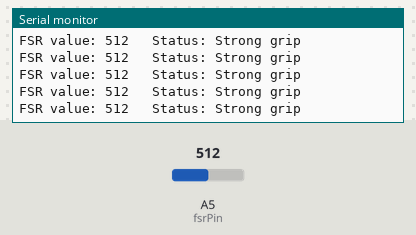
Simulated run of this sketch. Board: Arduino Uno, built with avr-gcc and run on an emulated ATmega328P. Shown: the last lines printed to the serial monitor. The inputs (shaded band) are chosen by the test bench; at power-on: A5 (fsrPin) = 512.

Above: at 1.2 s.
1.3 s: A5 (fsrPin) set to 486
At 1.33 s:
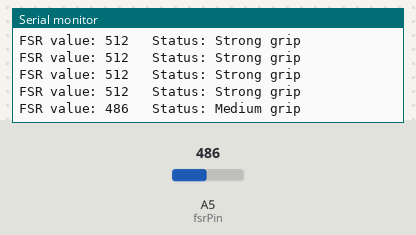
3.2 s: A5 (fsrPin) set to 313
At 3.2 s:
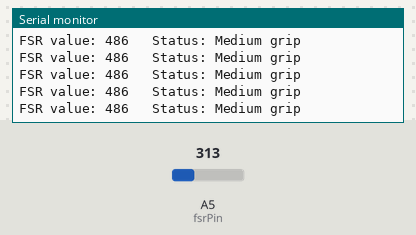
4.7 s: A5 (fsrPin) set to 291
At 4.72 s:
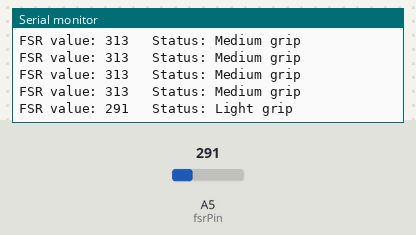
6.6 s: A5 (fsrPin) set to 104
At 6.64 s:
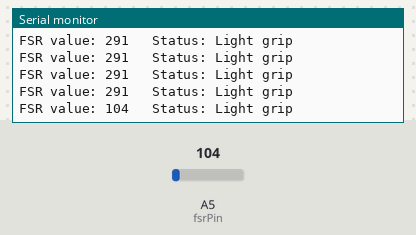
8.1 s: A5 (fsrPin) set to 89
At 8.16 s:
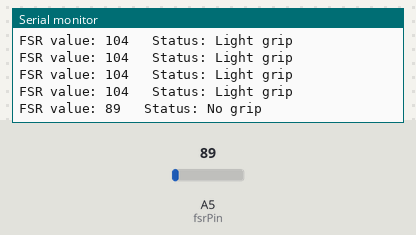

The sketch:

SqueezeTest.ino
```cpp
const int fsrPin = A5;

void setup() {
  Serial.begin(115200);
}

void loop() {
  int fsrValue = analogRead(fsrPin);

  Serial.print("FSR value: ");
  Serial.print(fsrValue);
  Serial.print("   Status: ");

  if (fsrValue < 100) {
    Serial.println("No grip");
  }
  else if (fsrValue < 300) {
    Serial.println("Light grip");
  }
  else if (fsrValue < 500) {
    Serial.println("Medium grip");
  }
  else {
    Serial.println("Strong grip");
  }

  delay(50);
}
```

dfplayercode.c
```cpp
#include <SoftwareSerial.h>
#include <DFRobotDFPlayerMini.h>

SoftwareSerial mySerial(4,5); // RX, TX
DFRobotDFPlayerMini myDFPlayer;

void setup() {
  Serial.begin(9600);
  mySerial.begin(9600);

  if (!myDFPlayer.begin(mySerial)) {
    Serial.println("DFPlayer not detected!");
    while (true);
  }

  Serial.println("DFPlayer ready");

  myDFPlayer.volume(20);   // volume (0–30)
  delay(1000);

  myDFPlayer.play(1);      // plays 0001.mp3
}

void loop() {
  // nothing needed
}
```

OG_lcd_code.cpp
```cpp
#include <Adafruit_GFX.h>
#include <Adafruit_ILI9341.h>
#include <Adafruit_FT6206.h>
#include <Wire.h>
#include <SPI.h>

#define TFT_CS    10
#define TFT_DC     9
#define TFT_RST    8
#define BTN_CLIMB  1
#define BTN_FAIL   0

Adafruit_ILI9341 tft = Adafruit_ILI9341(TFT_CS, TFT_DC, TFT_RST);
Adafruit_FT6206  ts  = Adafruit_FT6206();

#define SCREEN_W      240
#define SCREEN_H      320
#define TOTAL_LEVELS  99
#define LEVELS_PER_BG 10
#define WALL_X        20
#define WALL_W        200
#define CX            120
#define LEDGE_SPACING 28
#define BOTTOM_LEDGE  300
#define SPR_X         (CX - 30)
#define SPR_Y_OFF     55
#define SPR_W         60
#define SPR_H         58

#define COL_CLIMB_L  (CX - 22)
#define COL_CLIMB_R  (CX + 22)
#define HAND_Y_OFF    46

#define COL_DECO_L   50
#define COL_DECO_R   190
#define DECO_COUNT   6

#define COL_WALL      tft.color565(220, 218, 212)
#define COL_WALL_DARK tft.color565(195, 192, 186)
#define COL_WALL_LITE tft.color565(235, 233, 228)
#define COL_FLOOR     tft.color565(80,  60,  40)
#define COL_FLOOR_LN  tft.color565(60,  45,  28)
#define COL_CEIL      tft.color565(50,  50,  60)
#define COL_CEIL_BEAM tft.color565(70,  70,  85)
#define COL_LEDGE     tft.color565(160, 155, 148)

int  currentLevel = 0;
int  bgLevel      = 0;

uint8_t climbColIdx[LEVELS_PER_BG + 1];
bool    climbLeft[LEVELS_PER_BG + 1];

int16_t decoLY[DECO_COUNT];
int16_t decoRY[DECO_COUNT];
uint8_t decoLCol[DECO_COUNT];
uint8_t decoRCol[DECO_COUNT];

uint16_t prng(uint16_t s) { return (s * 31337 + 1) & 0x7FFF; }

uint16_t holdColor(uint8_t i) {
  uint16_t cols[10];
  cols[0] = tft.color565(230,  40,  40);
  cols[1] = tft.color565( 40, 160,  40);
  cols[2] = tft.color565( 30,  80, 220);
  cols[3] = tft.color565(230, 180,   0);
  cols[4] = tft.color565(210,  60, 210);
  cols[5] = tft.color565(240, 120,   0);
  cols[6] = tft.color565(  0, 180, 200);
  cols[7] = tft.color565(220,  30, 120);
  cols[8] = tft.color565( 80, 200,  80);
  cols[9] = tft.color565(255, 255,  80);
  return cols[i % 10];
}

bool readTouch(int &x, int &y) {
  if (!ts.touched()) return false;
  TS_Point p = ts.getPoint();
  x = map(p.x, 240, 0, 0, 240);
  y = map(p.y, 320, 0, 0, 320);
  return true;
}
bool touchInRegion(int rx, int ry, int rw, int rh) {
  int x, y;
  if (!readTouch(x, y)) return false;
  return x >= rx && x <= rx + rw && y >= ry && y <= ry + rh;
}

bool btnClimb() { return digitalRead(BTN_CLIMB) == LOW; }
bool btnFail()  { return digitalRead(BTN_FAIL)  == LOW; }

int ledgeY(int localLvl) {
  return BOTTOM_LEDGE - (localLvl * LEDGE_SPACING);
}

// hold X and Y for a given local level
int climbHoldX(int i) { return climbLeft[i] ? COL_CLIMB_L : COL_CLIMB_R; }
int climbHoldY(int i) { return ledgeY(i) - HAND_Y_OFF; }

void generateHolds() {
  uint16_t s = (uint16_t)(bgLevel * 173 + 29);
  bool lastLeft = false;
  int sameCount = 0;
  for (int i = 0; i <= LEVELS_PER_BG; i++) {
    s = prng(s);
    bool goLeft;
    if (sameCount >= 2) {
      goLeft = !lastLeft;
      sameCount = 1;
    } else {
      goLeft = (s % 2 == 0);
      sameCount = (goLeft == lastLeft) ? sameCount + 1 : 1;
    }
    lastLeft = goLeft;
    climbLeft[i] = goLeft;
    s = prng(s);
    climbColIdx[i] = s % 10;
  }
  for (int i = 0; i < DECO_COUNT; i++) {
    int bandH = 260 / DECO_COUNT;
    int baseY = 30 + i * bandH;
    s = prng(s); decoLY[i]   = baseY + (s % bandH);
    s = prng(s); decoLCol[i] = s % 10;
    s = prng(s); decoRY[i]   = baseY + (s % bandH);
    s = prng(s); decoRCol[i] = s % 10;
  }
}

void drawHold(int x, int y, uint16_t color) {
  tft.fillCircle(x, y, 6, color);
  tft.drawCircle(x, y, 7, tft.color565(80, 80, 80));
  tft.fillCircle(x - 2, y - 2, 2, ILI9341_WHITE);
  tft.drawPixel(x, y, tft.color565(200, 200, 200));
}

void drawAllHolds() {
  for (int i = 0; i <= LEVELS_PER_BG; i++) {
    int hy = climbHoldY(i);
    if (hy < 25 || hy > SCREEN_H) continue;
    // alternate left/right to match sprite hand alternation
    int hx = (i % 2 == 0) ? COL_CLIMB_L : COL_CLIMB_R;
    drawHold(hx, hy, holdColor(climbColIdx[i]));
  }
  for (int i = 0; i < DECO_COUNT; i++) {
    drawHold(COL_DECO_L, decoLY[i], holdColor(decoLCol[i]));
    drawHold(COL_DECO_R, decoRY[i], holdColor(decoRCol[i]));
  }
}

void drawHoldsInBand(int topY, int botY) {
  int t = topY - 10;
  int b = botY + 10;
  int local = currentLevel % LEVELS_PER_BG;
  for (int i = max(0, local - 1); i <= min(LEVELS_PER_BG, local + 2); i++) {
    int hy = climbHoldY(i);
    int hx = (i % 2 == 0) ? COL_CLIMB_L : COL_CLIMB_R;
    if (hy >= t && hy <= b)
      drawHold(hx, hy, holdColor(climbColIdx[i]));
  }
  // deco holds — only if within sprite X range
  for (int i = 0; i < DECO_COUNT; i++) {
    if (decoLY[i] >= t && decoLY[i] <= b &&
        COL_DECO_L >= SPR_X - 10 && COL_DECO_L <= SPR_X + SPR_W + 10)
      drawHold(COL_DECO_L, decoLY[i], holdColor(decoLCol[i]));
    if (decoRY[i] >= t && decoRY[i] <= b &&
        COL_DECO_R >= SPR_X - 10 && COL_DECO_R <= SPR_X + SPR_W + 10)
      drawHold(COL_DECO_R, decoRY[i], holdColor(decoRCol[i]));
  }
}

void drawWallPanel(int x, int y, int w, int h) {
  tft.fillRect(x, y, w, h, COL_WALL);
  for (int px = x; px < x + w; px += 40) {
    tft.drawFastVLine(px,     y, h, COL_WALL_DARK);
    tft.drawFastVLine(px + 1, y, h, COL_WALL_LITE);
  }
  for (int py = y; py < y + h; py += 32) {
    tft.drawFastHLine(x, py,     w, COL_WALL_DARK);
    tft.drawFastHLine(x, py + 1, w, COL_WALL_LITE);
  }
  for (int px = x + 40; px < x + w; px += 40)
    for (int py = y + 32; py < y + h; py += 32) {
      tft.fillCircle(px, py, 2, COL_WALL_DARK);
      tft.drawPixel(px - 1, py - 1, COL_WALL_LITE);
    }
}

void drawWallBorders() {
  tft.fillRect(0, 0, WALL_X, SCREEN_H, tft.color565(100, 95, 90));
  tft.drawFastVLine(WALL_X - 1, 0, SCREEN_H, tft.color565(60, 55, 50));
  tft.fillRect(WALL_X + WALL_W, 0, SCREEN_W - WALL_X - WALL_W, SCREEN_H, tft.color565(100, 95, 90));
  tft.drawFastVLine(WALL_X + WALL_W, 0, SCREEN_H, tft.color565(60, 55, 50));
}

void drawFloor() {
  int fy = 285;
  tft.fillRect(0, fy, SCREEN_W, SCREEN_H - fy, COL_FLOOR);
  for (int x = 0; x < SCREEN_W; x += 20)
    tft.drawFastVLine(x, fy, SCREEN_H - fy, COL_FLOOR_LN);
  tft.drawFastHLine(0, fy,     SCREEN_W, tft.color565(120, 90, 55));
  tft.drawFastHLine(0, fy + 1, SCREEN_W, tft.color565(60,  45, 28));
  tft.setTextSize(1);
  tft.setTextColor(tft.color565(120, 90, 55));
  tft.setCursor(82, fy + 8);
  tft.print("CRASH PAD");
}

void drawCeiling() {
  tft.fillRect(0, 25, SCREEN_W, 18, COL_CEIL);
  for (int x = 0; x < SCREEN_W; x += 50)
    tft.fillRect(x, 25, 10, 18, COL_CEIL_BEAM);
  tft.drawFastHLine(0, 43, SCREEN_W, tft.color565(30, 30, 40));
  for (int x = 25; x < SCREEN_W; x += 50) {
    tft.drawFastVLine(x, 43, 8, tft.color565(180, 180, 190));
    tft.fillCircle(x, 52, 3, tft.color565(160, 160, 170));
    tft.drawPixel(x - 1, 50, ILI9341_WHITE);
  }

}

void drawBackground() {
  tft.fillScreen(COL_WALL);  // clear first to avoid white flash
  drawWallPanel(WALL_X, 25, WALL_W, SCREEN_H - 25);
  drawWallBorders();
  if (currentLevel < LEVELS_PER_BG)       drawFloor();
  else if (currentLevel >= 90)            drawCeiling();
  generateHolds();
  drawAllHolds();
}

void drawResetButton() {
  tft.fillRoundRect(190, 2, 46, 20, 4, tft.color565(180, 40, 40));
  tft.setTextSize(1);
  tft.setTextColor(ILI9341_WHITE);
  tft.setCursor(196, 8);
  tft.print("RESET");
}

void drawUI() {
  tft.fillRect(0, 0, 185, 24, ILI9341_BLACK);
  tft.setTextSize(1);
  tft.setTextColor(ILI9341_WHITE);
  tft.setCursor(4, 4);
  tft.print("Lvl ");
  tft.print(currentLevel);
  tft.print("/");
  tft.print(TOTAL_LEVELS);
  int barW = map(currentLevel, 0, TOTAL_LEVELS, 0, 120);
  tft.fillRect(55, 5, 120, 6, tft.color565(40, 40, 40));
  tft.fillRect(55, 5, barW,  6, ILI9341_GREEN);
  drawResetButton();
}

void repairWall(int top, int bot) {
  tft.fillRect(SPR_X, top, SPR_W, bot - top, COL_WALL);
  for (int px = WALL_X; px < WALL_X + WALL_W; px += 40) {
    if (px >= SPR_X && px <= SPR_X + SPR_W) {
      tft.drawFastVLine(px,     top, bot - top, COL_WALL_DARK);
      tft.drawFastVLine(px + 1, top, bot - top, COL_WALL_LITE);
    }
  }
  for (int py = 0; py < SCREEN_H; py += 32) {
    if (py >= top && py <= bot) {
      tft.drawFastHLine(SPR_X, py,     SPR_W, COL_WALL_DARK);
      tft.drawFastHLine(SPR_X, py + 1, SPR_W, COL_WALL_LITE);
    }
  }
}

void eraseSprite(int ly) {
  int top = max(25, ly - SPR_Y_OFF);
  int bot = min(SCREEN_H, ly + 5);
  repairWall(top, bot);
  if (currentLevel < LEVELS_PER_BG && bot >= 285) drawFloor();
  // redraw current hold and up to 2 below
  int local = currentLevel % LEVELS_PER_BG;
  for (int i = local; i >= max(0, local - 3); i--) {
    int hy = climbHoldY(i);
    int hx = (i % 2 == 0) ? COL_CLIMB_L : COL_CLIMB_R;
    drawHold(hx, hy, holdColor(climbColIdx[i]));
  }
}

void drawSprite(int ly, int pose) {
  uint16_t skin  = tft.color565(255, 200, 150);
  uint16_t shirt = tft.color565(200,  50,  50);
  uint16_t pants = tft.color565( 50,  50, 140);
  uint16_t shoe  = tft.color565( 30,  20,  10);
  uint16_t helm  = tft.color565(255, 200,   0);
  int y = ly;
  tft.fillRect(CX - 10, y - 4,  9, 5, shoe);
  tft.fillRect(CX + 2,  y - 4,  9, 5, shoe);
  tft.fillRect(CX - 8,  y - 17, 6, 13, pants);
  tft.fillRect(CX + 2,  y - 17, 6, 13, pants);
  tft.fillRect(CX - 9,  y - 31, 19, 15, shirt);
  tft.fillCircle(CX, y - 41, 9, skin);
  tft.fillRect(CX - 8, y - 51, 17, 8, helm);
  tft.fillRect(CX - 9, y - 45, 19, 4, helm);
  if (pose == 0) {
    tft.fillRect(CX - 19, y - 29, 10, 4, shirt);
    tft.fillRect(CX + 9,  y - 29, 10, 4, shirt);
    tft.fillRect(CX - 22, y - 29,  4, 4, skin);
    tft.fillRect(CX + 19, y - 29,  4, 4, skin);
  } else {
    // reach toward the NEXT level's hold
    bool reachLeft = (currentLevel % 2 == 0);
    int hx = reachLeft ? COL_CLIMB_L : COL_CLIMB_R;
    int hy = y - HAND_Y_OFF;
    if (reachLeft) {
      tft.drawLine(CX - 8, y - 28, hx, hy, shirt);
      tft.drawLine(CX - 7, y - 28, hx, hy, shirt);
      tft.drawLine(CX - 6, y - 28, hx, hy, shirt);
      tft.fillCircle(hx, hy, 3, skin);
      tft.fillRect(CX + 9,  y - 29, 10, 4, shirt);
      tft.fillRect(CX + 19, y - 29,  4, 4, skin);
    } else {
      tft.drawLine(CX + 8,  y - 28, hx, hy, shirt);
      tft.drawLine(CX + 9,  y - 28, hx, hy, shirt);
      tft.drawLine(CX + 10, y - 28, hx, hy, shirt);
      tft.fillCircle(hx, hy, 3, skin);
      tft.fillRect(CX - 19, y - 29, 10, 4, shirt);
      tft.fillRect(CX - 22, y - 29,  4, 4, skin);
    }
  }
}

void drawClimberFallen(int gx, int gy) {
  uint16_t skin  = tft.color565(255, 200, 150);
  uint16_t shirt = tft.color565(200,  50,  50);
  uint16_t pants = tft.color565( 50,  50, 140);
  uint16_t shoe  = tft.color565( 30,  20,  10);
  uint16_t helm  = tft.color565(255, 200,   0);
  // body — horizontal torso
  tft.fillRect(gx, gy - 5, 36, 10, shirt);
  // head to the right of torso
  tft.fillCircle(gx + 44, gy, 9, skin);
  // helmet knocked off above head
  tft.fillRect(gx + 38, gy - 16, 17, 6, helm);
  // left arm up above body
  tft.fillRect(gx - 4, gy - 14, 6, 14, shirt);
  tft.fillRect(gx - 4, gy - 18, 6, 6, skin);
  // right arm down below body
  tft.fillRect(gx + 20, gy + 6, 6, 14, shirt);
  tft.fillRect(gx + 20, gy + 20, 6, 6, skin);
  // legs — one straight one bent
  tft.fillRect(gx - 18, gy - 4, 20, 8, pants);   // left leg out to side
  tft.fillRect(gx - 18, gy - 4, 8, 18, pants);   // bent knee down
  tft.fillRect(gx - 18, gy + 14, 16, 6, shoe);   // left shoe
  tft.fillRect(gx - 26, gy - 4, 8, 6, shoe);     // right shoe out to side
}

void showStartScreen() {
  tft.setTextWrap(false);
  tft.fillScreen(tft.color565(10, 80, 160));
  for (int x = 0; x < SCREEN_W; x++) {
    int h = max(80, 180 - abs(x - 120));
    tft.drawFastVLine(x, h, SCREEN_H - h, tft.color565(90, 85, 80));
  }
  for (int x = 90; x < 150; x++) {
    int h   = max(80, 180 - abs(x - 120));
    int snH = max(0, 10 - abs(x - 120) / 2);
    tft.drawFastVLine(x, h, snH, ILI9341_WHITE);
  }
  tft.fillRect(CX - 10, 236,  9, 5, tft.color565(30,  20,  10));
  tft.fillRect(CX + 2,  236,  9, 5, tft.color565(30,  20,  10));
  tft.fillRect(CX - 8,  223,  6, 13, tft.color565(50,  50, 140));
  tft.fillRect(CX + 2,  223,  6, 13, tft.color565(50,  50, 140));
  tft.fillRect(CX - 9,  209, 19, 15, tft.color565(200,  50,  50));
  tft.fillCircle(CX, 199, 9, tft.color565(255, 200, 150));
  tft.fillRect(CX - 8,  189, 17, 8, tft.color565(255, 200,   0));
  tft.fillRect(CX - 9,  195, 19, 4, tft.color565(255, 200,   0));
  tft.fillRect(CX - 19, 211, 10, 4, tft.color565(200,  50,  50));
  tft.fillRect(CX + 9,  211, 10, 4, tft.color565(200,  50,  50));
  tft.fillRect(CX - 22, 211,  4, 4, tft.color565(255, 200, 150));
  tft.fillRect(CX + 19, 211,  4, 4, tft.color565(255, 200, 150));
  tft.setTextSize(2);
  tft.setTextColor(ILI9341_WHITE);
  tft.setCursor(66, 155);
  tft.print("Climb-It!");
  tft.fillRoundRect(60, 255, 120, 45, 8, tft.color565(50, 180, 50));
  tft.setTextSize(2);
  tft.setTextColor(ILI9341_BLACK);
  tft.setCursor(90, 270);
  tft.print("START");
  while (!touchInRegion(60, 255, 120, 45));
  delay(300);
}

void showWinScreen() {
  tft.setTextWrap(false);
  tft.fillScreen(tft.color565(5, 20, 80));
  for (int i = 0; i < 30; i++)
    tft.fillCircle((i * 47 + 13) % 230 + 5, (i * 31 + 7) % 140 + 5, 1, ILI9341_WHITE);
  tft.setTextSize(3);
  tft.setTextColor(ILI9341_YELLOW);
  tft.setCursor(78, 80);
  tft.print("SUMMIT!");
  tft.setTextSize(1);
  tft.setTextColor(ILI9341_WHITE);
  tft.setCursor(60, 140);
  tft.print("You reached the top!");
  tft.fillRoundRect(60, 230, 120, 45, 8, tft.color565(50, 180, 50));
  tft.setTextSize(2);
  tft.setTextColor(ILI9341_BLACK);
  tft.setCursor(78, 245);
  tft.print("RESTART");
  while (!touchInRegion(60, 230, 120, 45));
  delay(200);
  currentLevel = 0; bgLevel = 0;
  showStartScreen();
  drawBackground(); drawUI();
  drawSprite(ledgeY(0), 0);
}

void doFall() {
  tft.setTextWrap(false);
  tft.fillScreen(tft.color565(180, 0, 0));
  delay(200);
  // draw the gym wall background same as levels 1-9
  drawWallPanel(WALL_X, 25, WALL_W, SCREEN_H - 25);
  drawWallBorders();
  drawFloor();
  drawAllHolds();
  // fallen climber on crash pad
  drawClimberFallen(70, 282);
  // text
  tft.setTextSize(3);
  tft.setTextColor(ILI9341_RED);
  tft.setCursor(30, 60);
  tft.print("YOU FELL!");
  tft.setTextSize(2);
  tft.setTextColor(ILI9341_WHITE);
  tft.setCursor(36, 130);
  tft.print("Reached level:");
  tft.setTextSize(3);
  tft.setTextColor(ILI9341_YELLOW);
  tft.setCursor(90, 158);
  tft.print(currentLevel);
  // retry button top right
  tft.fillRoundRect(170, 5, 65, 28, 6, tft.color565(50, 180, 50));
  tft.setTextSize(2);
  tft.setTextColor(ILI9341_BLACK);
  tft.setCursor(178, 12);
  tft.print("RETRY");
  while (!touchInRegion(170, 5, 65, 28));
  delay(200);
  currentLevel = 0; bgLevel = 0;
  showStartScreen();
  drawBackground(); drawUI();
  drawSprite(ledgeY(0), 0);
}

void doReset() {
  currentLevel = 0; bgLevel = 0;
  showStartScreen();
  drawBackground(); drawUI();
  drawSprite(ledgeY(0), 0);
}

void setup() {
  pinMode(BTN_CLIMB, INPUT_PULLUP);
  pinMode(BTN_FAIL,  INPUT_PULLUP);
  Wire.begin();
  Wire.setTimeout(10);
  ts.begin(40);
  tft.begin(8000000);
  tft.setRotation(0);
  tft.fillScreen(ILI9341_BLACK);
  delay(100);
  tft.fillScreen(ILI9341_BLACK);
  tft.setTextWrap(false);
  tft.cp437(true);
  showStartScreen();
  drawBackground();
  drawUI();
  drawSprite(ledgeY(0), 0);
}

void loop() {
  if (touchInRegion(190, 2, 46, 20)) { doReset(); return; }
  if (btnFail())  { doFall();  return; }
  if (btnClimb()) {
    if (currentLevel < TOTAL_LEVELS) {
      int local = currentLevel % LEVELS_PER_BG;
      int sprY  = ledgeY(local);
      eraseSprite(sprY);
      drawSprite(sprY, 1);
      delay(100);
      currentLevel++;
      local = currentLevel % LEVELS_PER_BG;
      if (local == 0) {
        bgLevel++;
        Serial.println("drawBackground start");
        drawBackground();
        Serial.println("drawBackground done");
        drawUI();
        drawSprite(ledgeY(local), 0);
      } else {
        eraseSprite(sprY);
        drawSprite(ledgeY(local), 0);
        drawUI();
      }
      if (currentLevel >= TOTAL_LEVELS) { delay(800); showWinScreen(); }
    }
    while (btnClimb());
    delay(150);
  }
}
```

Source omitted: allsensors_pluslcd.cpp (17743 bytes)

Measured:
- the behaviour switches between 500 and 499 on A5 (fsrPin) (found by bisection; images 0 and 1)
- the behaviour switches between 300 and 299 on A5 (fsrPin) (found by bisection; images 2 and 3)
- the behaviour switches between 100 and 99 on A5 (fsrPin) (found by bisection; images 4 and 5)
- after the input at 1.3 s, the serial monitor: prints a new line at once (image 1)
- after the input at 4.7 s, the serial monitor: prints a new line at once (image 3)
- after the input at 6.6 s, the serial monitor: prints a new line at once (image 4)
- after the input at 8.1 s, the serial monitor: prints a new line after 0.05 s (image 5)
